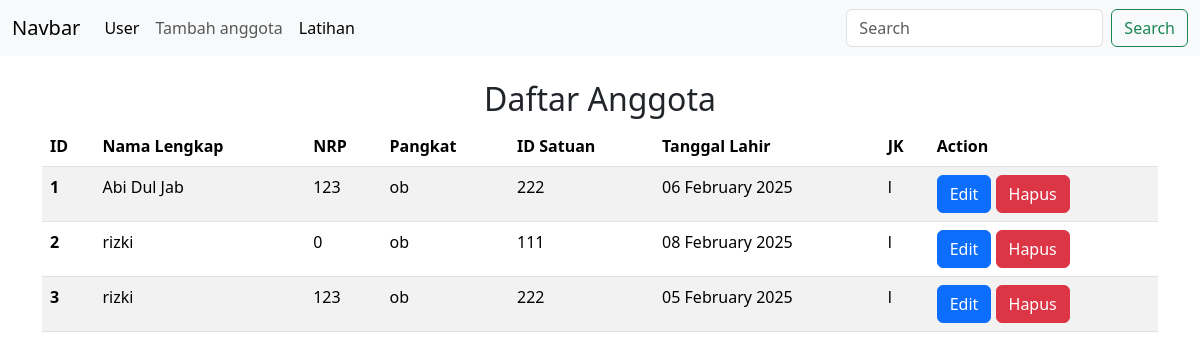
/views/v_contoh.php, run on the app's committed database.
### tables this page shows
CREATE TABLE `anggota_polisi` (
  `id_polisi` int(11) NOT NULL,
  `nama_polisi` varchar(30) NOT NULL,
  `nrp` int(11) NOT NULL,
  `pangkat` varchar(11) NOT NULL,
  `id_satuan` int(111) NOT NULL,
  `tanggal_lahir` date NOT NULL,
  `jk` enum('p','l') NOT NULL
);

### views/v_contoh.php (the view, shortened to what this page needs)
<?php
    include '../models/m_koneksi.php';
    $sql = "SELECT id_polisi, nama_polisi, nrp, pangkat, id_satuan, tanggal_lahir, jk FROM anggota_polisi";
    $result = $conn->query($sql);
?>
<!DOCTYPE html>
<html lang="en">
<head>
    <link href="https://cdn.jsdelivr.net/npm/bootstrap@5.3.3/dist/css/bootstrap.min.css" rel="stylesheet">
</head>
<body>
<nav class="navbar navbar-expand-lg bg-body-tertiary">
  <div class="container-fluid">
    <a class="navbar-brand" href="#">Navbar</a>
    <div class="collapse navbar-collapse" id="navbarSupportedContent">
      <ul class="navbar-nav me-auto mb-2 mb-lg-0">
        <li class="nav-item">
          <a class="nav-link active" aria-current="page" href="#">User</a>
        </li>
        <li class="nav-item">
          <a class="nav-link" href="v_tambah.php">Tambah anggota</a>
        </li>
        <li class="nav-item">
          <a class="nav-link active" aria-disabled="true">Latihan</a>
        </li>
      </ul>
      <form class="d-flex" role="search">
        <input class="form-control me-2" type="search" placeholder="Search" aria-label="Search">
        <button class="btn btn-outline-success" type="submit">Search</button>
      </form>
    </div>
  </div>
</nav>
   <div class="container mt-4">
   <h2 class="text-center">Daftar Anggota</h2>
   <table class="table table-striped">
       <thead>
           <tr>
               <th>ID</th>
               <th>Nama Lengkap</th>
               <th>NRP</th>
               <th>Pangkat</th>
               <th>ID Satuan</th>
               <th>Tanggal Lahir</th>
               <th>JK</th>
               <th>Action</th>
           </tr>
       </thead>
       <tbody>
       <?php
            $no = 1;
            while ($data = $result->fetch_assoc()) :
                $formatted_date = date("d F Y", strtotime($data['tanggal_lahir']));
        ?>
            <tr>
                <th scope="row"><?= $no++ ?></th>
                <td><?= $data['nama_polisi'] ?></td>
                <td><?= $data['nrp'] ?></td>
                <td><?= $data['pangkat'] ?></td>
                <td><?= $data['id_satuan'] ?></td>
                <td><?= $formatted_date ?></td>
                <td><?= $data['jk'] ?></td>
                <td>
                        <a href="v_edit.php?id=<?= $data['id_polisi'] ?>"><button type="button" class="btn btn-round btn-primary">Edit</button></a>
                        <a onclick="return confirm('Apakah yakin data akan di hapus?')" href="../controllers/c_user.php?id=<?= $data['id_polisi'] ?>&aksi=hapus"><button type="button" name="hapus" class="btn btn-round btn-danger">Hapus</button></a>
                </td>
            </tr>
        <?php endwhile; ?>
       </tbody>
   </table>
</div>
</body>
</html>

### data on the page
anggota_polisi: nama_polisi "Abi Dul Jab", nrp "123", pangkat "ob", id_satuan "222", tanggal_lahir "06 February 2025", jk "l"
anggota_polisi: nama_polisi "rizki", nrp "0", pangkat "ob", id_satuan "111", tanggal_lahir "08 February 2025", jk "l"
anggota_polisi: nama_polisi "rizki", nrp "123", pangkat "ob", id_satuan "222", tanggal_lahir "05 February 2025", jk "l"
